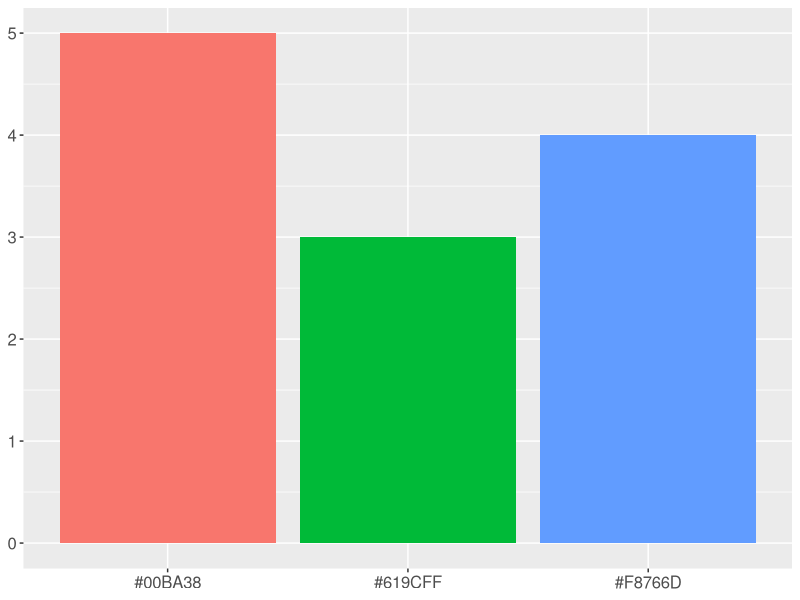

Source code (R):
## ---- chunk 1
library(tidyverse)
library(magrittr)
library(readxl)
library(ggplot2)
## ---- chunk 2
bar_data <- tibble(item=c("#F8766D", "#00BA38", "#619CFF"), count=c(4,5,3))
a <- ggplot(bar_data, aes(x=item, y=count, fill=item)) +
  geom_bar(stat="identity") +
  theme(axis.title.x = element_blank(),
        axis.text.x = element_text(size=12),
        axis.title.y = element_blank(),
        axis.text.y = element_text(size=12),
        legend.position = "none")
ggsave(a, filename="ggplotStandard3.png", width=5, height=3)
